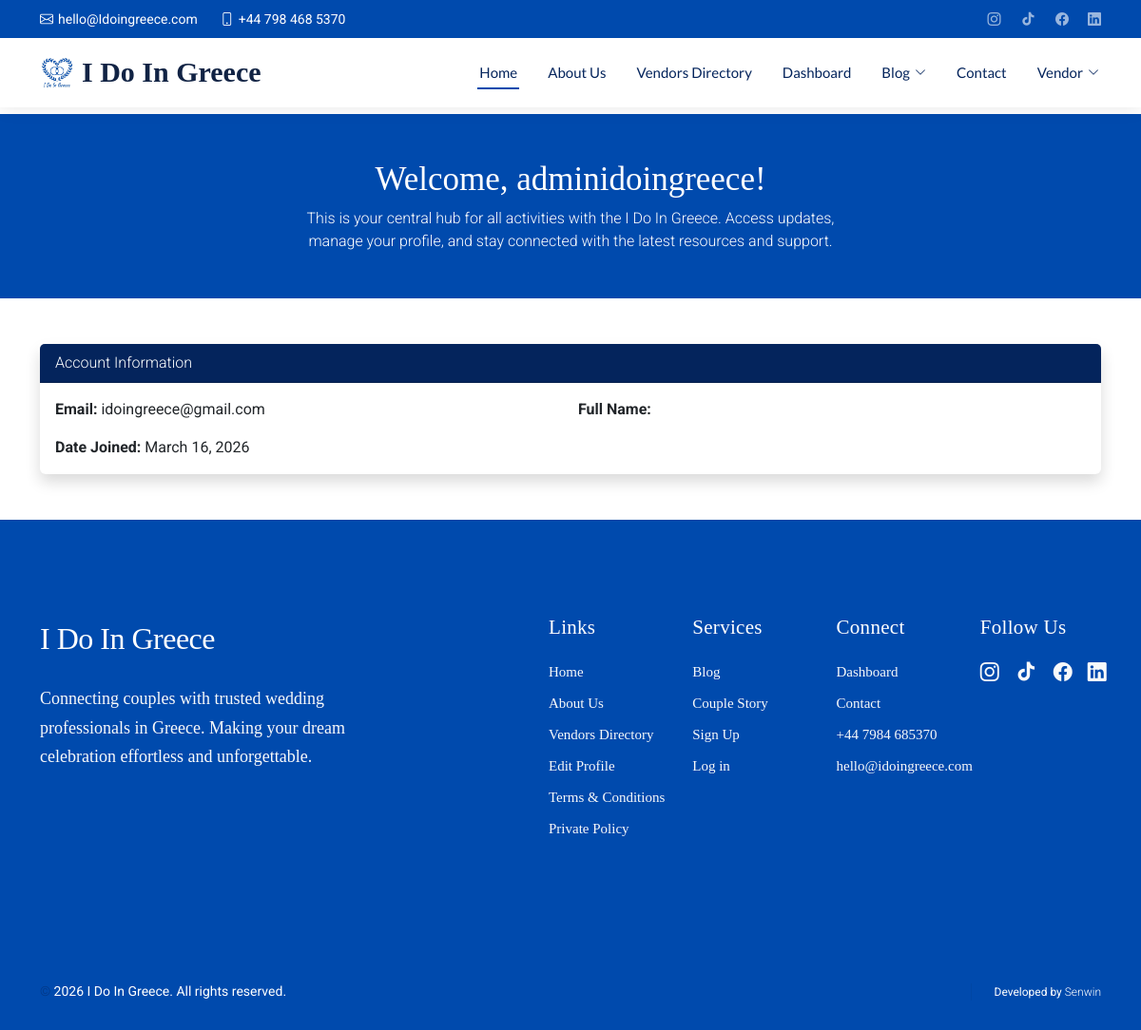
Page /dashboard/ (signed in) on the committed database.
### accounts/models.py (models this page shows, shortened)
class User(AbstractUser):
    is_vendor = models.BooleanField(default=False)
    STATUS_CHOICES = (
        ('pending', 'Pending'),
        ('approved', 'Approved'),
        ('rejected', 'Rejected'),
    )
    status = models.CharField(max_length=10, choices=STATUS_CHOICES, default='pending')
    email = models.EmailField(unique=True)

### accounts/views.py (the view, shortened to what this page needs)
# urls.py: path("dashboard/", dashboard, name="dashboard"),
@login_required
def dashboard(request):
    profile = None
    gallery = VendorImage.objects.none()
    user_info = {
        "username": request.user.username,
        "email": request.user.email,
        "first_name": request.user.first_name,
        "last_name": request.user.last_name,
        "date_joined": request.user.date_joined,
        "is_vendor": request.user.is_vendor,
        "status": request.user.status if request.user.is_vendor else None,
    }
    return render(request, "accounts/dashboard.html", {"profile": profile, "gallery": gallery, "user_info": user_info})

### templates/accounts/dashboard.html (shortened to what this page needs)
{% extends "base.html" %}
{% load static %}
{% block content %}
<br><br><br>
<main class="main">
<div class="page-title py-5 mb-5" style="background-color: #004aad;">
  <div class="container text-white text-center">
    <h1 class="display-4 text-white fw-bold text-center" style="font-size: 35px;">Welcome, {{ user_info.username }}!</h1>
    <p class="lead mb-0 text-white text-center" style="font-size: 16px;">
      This is your central hub for all activities with the I Do In Greece.
      Access updates, <br>manage your profile, and stay connected with the latest resources and support.
    </p>
  </div>
</div>
<div class="container my-5">
<div class="card mb-5 shadow border-0">
    <div class="card-header text-white fw-bold" style="background-color: #04245c;">
        Account Information
    </div>
    <div class="card-body">
        <div class="row row-cols-1 row-cols-md-2 g-3">
            <div class="col"><strong>Email:</strong> {{ user_info.email }}</div>
            <div class="col"><strong>Full Name:</strong> {{ user_info.first_name }} {{ user_info.last_name }}</div>
            <div class="col"><strong>Date Joined:</strong> {{ user_info.date_joined|date:"F j, Y" }}</div>
        </div>
    </div>
</div>
</div>
{% endblock %}

### rows in the picture
User: username "adminidoingreece", email "idoingreece@gmail.com", date_joined "March 16, 2026"
